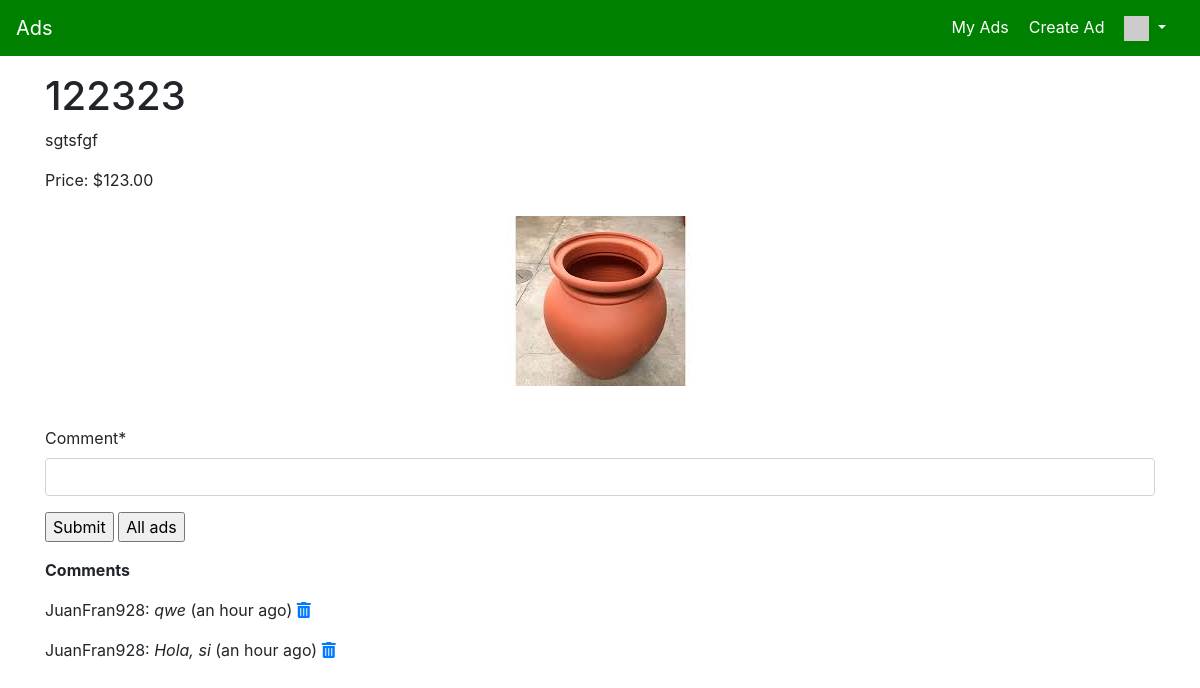
Screenshot of /ad/18 (signed in) with the database file from the repository.
### ads/models.py (models this page shows, shortened)
class Ad(models.Model) :
    title = models.CharField(
            max_length=200,
            validators=[MinLengthValidator(2, "Title must be greater than 2 characters")]
    )
    price = models.DecimalField(max_digits=7, decimal_places=2, null=True)
    text = models.TextField()
    owner = models.ForeignKey(settings.AUTH_USER_MODEL, on_delete=models.CASCADE, null=True)
    comments = models.ManyToManyField(settings.AUTH_USER_MODEL,
        through='Comment', related_name='comments_owned')
    created_at = models.DateTimeField(auto_now_add=True, null= True)
    updated_at = models.DateTimeField(auto_now=True, null= True)
    picture = models.ImageField(upload_to='anuncios', null = True, blank = True, default = "anuncios/image.jpg") #carpeta donde se sube

class Comment(models.Model) :
    text = models.TextField(
    validators=[MinLengthValidator(3, "Comment must be greater than 3 characters")]
    )
    ad = models.ForeignKey(Ad, on_delete=models.CASCADE)
    owner = models.ForeignKey(settings.AUTH_USER_MODEL, on_delete=models.CASCADE)
    created_at = models.DateTimeField(auto_now_add=True)
    updated_at = models.DateTimeField(auto_now=True)

### ads/views.py (the view)
# urls.py: path('ad/<int:pk>', views.AdDetailView.as_view(), name='ad_detail'),
class AdDetailView(OwnerDetailView):
    model = Ad
    template_name = "ads/ad_detail.html"
    def get(self, request, pk) :
        x = Ad.objects.get(id=pk) #haces una query
        comments = Comment.objects.filter(ad=x).order_by('-updated_at')
        comment_form = CommentForm()
        context = { 'ad' : x, 'comments': comments, 'comment_form': comment_form }
        return render(request, self.template_name, context)

### ads/forms.py
class CommentForm(forms.Form):
    comment = forms.CharField(required=True, max_length=500, min_length=3, strip=True)

### home/context_processors.py (called while the page is built)
def settings(request):
    return {
        'settings': django_settings,
    }

### home/templatetags/app_tags.py (called while the page is built)
@register.filter(name='gravatar')
def gravatar(user, size=35):
    email = str(user.email.strip().lower()).encode('utf-8')
    email_hash = md5(email).hexdigest()
    url = "//www.gravatar.com/avatar/{0}?s={1}&d=identicon&r=PG"
    return url.format(email_hash, size)

### ads/templates/ads/ad_detail.html (shortened to what this page needs)
{% extends "base_menu.html" %}
{% load humanize %}
{% block content %}
<span style="float: right;">
</span>
<br><br>
<h1>{{ ad.title }}</h1>
<p>
{{ ad.text }}
</p>
Price: ${{ ad.price }}
<br><br>
<span style=" text-align: center;display: block;">
    <img class="img-fluid" src="{{ad.picture.url}}" alt="Card image cap" style="max-height: 400px; max-width: 400px;">
</span>
{% if user.is_authenticated %}
<br clear="all"/>
<p>
{% load crispy_forms_tags %}
<form method="post" action="{% url 'ads:ad_comment_create' ad.id %}">
    {{ comment_form|crispy }}
<input type="submit" value="Submit">
<input type="submit" value="All ads" onclick="window.location.href='{% url 'ads:all' %}';return false;">
</form>
</p>
{% endif %}
<p><b>Comments</b></p>
{% if ad.comments.all %}
{% for comment in comments %}
<p> {{ comment.owner}}: <i>{{ comment.text }} </i>
({{ comment.updated_at|naturaltime }})
{% if user == comment.owner %}
<a href="{% url 'ads:ad_confirm_delete' comment.id %}"><i class="fa fa-trash"></i></a>
{% endif %}
</p>
{% endfor %}
{% else %}
<p>No comments at the moment</p>
{% endif %}
{% endblock %}

### rows the page displays
Ad: title "122323", text "sgtsfgf", price "123.00", picture (picture)
Comment: owner "JuanFran928", text "qwe", updated_at "an hour ago"
Comment: owner "JuanFran928", text "Hola, si", updated_at "an hour ago"
